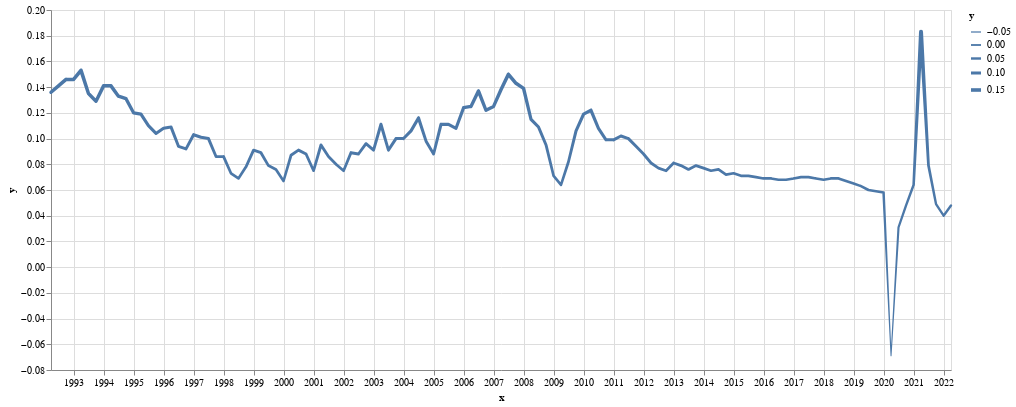

The code cell stored with this chart in its notebook:
### Code cell
import altair as alt


source = pd.DataFrame({
    'x': data_GDP.index,
    'y': data_GDP.当季同比
})

chart = alt.Chart(source).mark_trail().encode(
    x='x:T',
    y='y:Q',
    size='y:Q').properties(
    width = 150*6,
    height=60*6
)

chart
